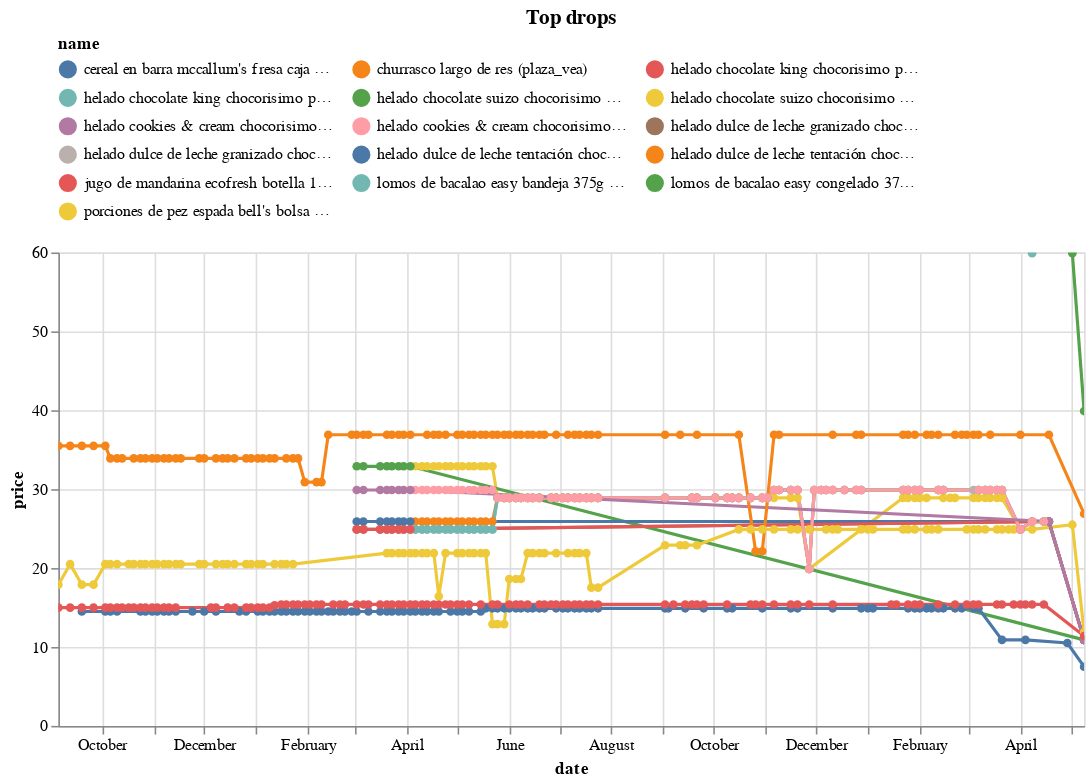

Notebook cell for this chart:
### Code cell
(top_changes
 .sort_values('change')
 .head(10)
 .pipe(plot_changes, 'Top drops')
)

### Figure 1 — Vega-Lite specification as saved in the notebook (floating-point values rounded to 4 significant figures; data arrays with more than 128 entries replaced by an {"elided": "..."} marker saying what was removed)
{"config": {"view": {"continuousWidth": 300, "continuousHeight": 300}, "legend": {"columns": 3, "orient": "top"}}, "data": {"name": "data-37ea3d8c8cc471b0dd20502a494c2949"}, "mark": {"type": "line", "point": true}, "encoding": {"color": {"field": "name", "scale": {"domain": ["cereal en barra mccallum's fresa caja 6un (plaza_vea)", "churrasco largo de res (plaza_vea)", "helado chocolate king chocorisimo pote 285g (plaza_vea)", "helado chocolate king chocorisimo pote 460 ml (plaza_vea)", "helado chocolate suizo chocorisimo pote 285g (plaza_vea)", "helado chocolate suizo chocorisimo pote 460 ml (plaza_vea)", "helado cookies & cream chocorisimo pote 285g (plaza_vea)", "helado cookies & cream chocorisimo pote 460 ml (plaza_vea)", "helado dulce de leche granizado chocorisimo pote 285g (plaza_vea)", "helado dulce de leche granizado chocorisimo pote 460 ml (plaza_vea)", "helado dulce de leche tentación chocorisimo pote 285g (plaza_vea)", "helado dulce de leche tentación chocorisimo pote 460 ml (plaza_vea)", "jugo de mandarina ecofresh botella 1l (plaza_vea)", "lomos de bacalao easy bandeja 375g (plaza_vea)", "lomos de bacalao easy congelado 375g (plaza_vea)", "porciones de pez espada bell's bolsa 400g (plaza_vea)"]}, "type": "nominal"}, "tooltip": [{"field": "name", "type": "nominal"}, {"field": "price", "type": "quantitative"}, {"field": "last_price", "type": "quantitative"}], "x": {"field": "date", "type": "temporal"}, "y": {"field": "price", "type": "quantitative"}}, "params": [{"name": "param_3", "select": {"type": "point", "fields": ["name"]}, "bind": "legend"}, {"name": "param_4", "select": {"type": "interval", "encodings": ["x", "y"]}, "bind": "scales"}], "title": "Top drops", "transform": [{"filter": {"param": "param_3"}}], "width": 650, "$schema": "https://vega.github.io/schema/vega-lite/v5.17.0.json", "datasets": {"data-37ea3d8c8cc471b0dd20502a494c2949": {"elided": "786 records"}}}
